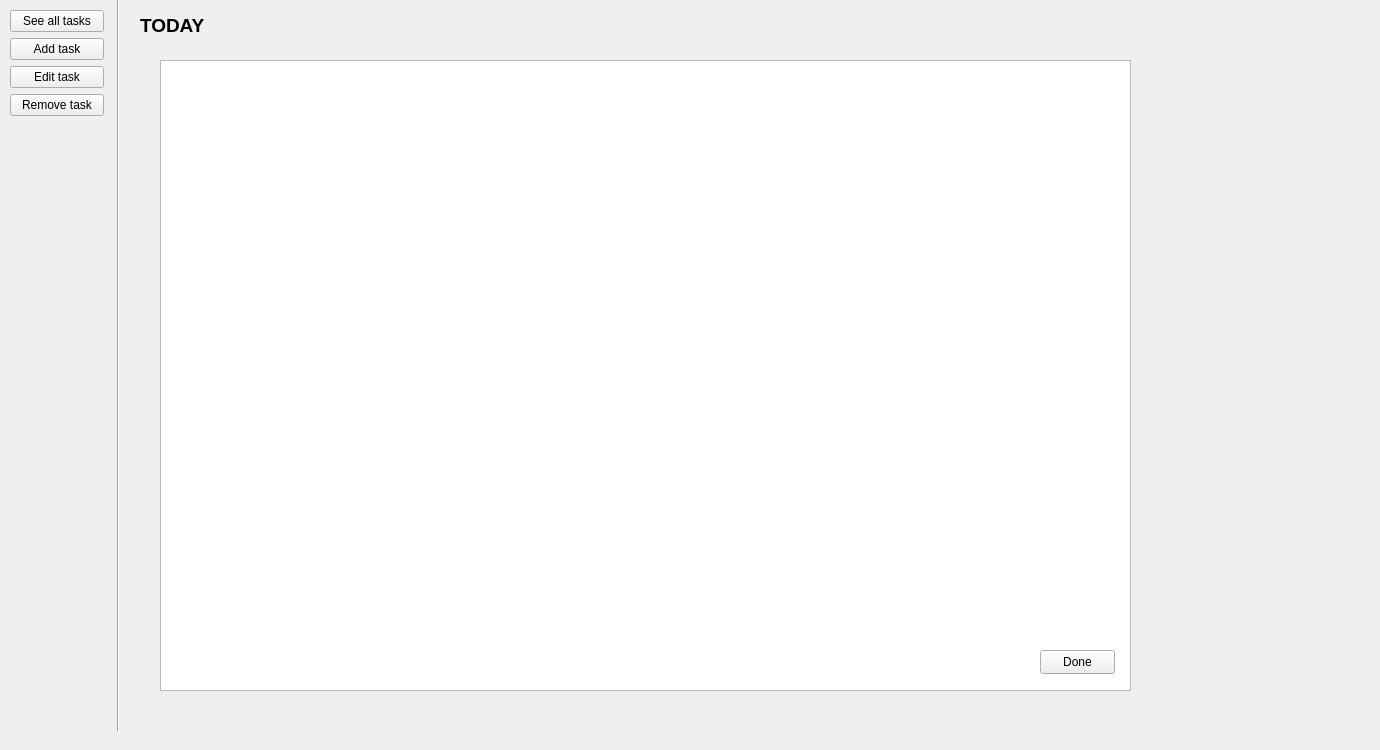
  <widget class="QWidget" name="centralwidget">
   <property name="minimumSize">
    <size>
     <width>870</width>
     <height>455</height>
    </size>
   </property>
   <property name="baseSize">
    <size>
     <width>0</width>
     <height>0</height>
    </size>
   </property>
   <property name="focusPolicy">
    <enum>Qt::NoFocus</enum>
   </property>
   <widget class="QWidget" name="verticalLayoutWidget">
    <property name="geometry">
     <rect>
      <x>0</x>
      <y>10</y>
      <width>104</width>
      <height>591</height>
     </rect>
    </property>
    <layout class="QVBoxLayout" name="verticalLayout">
     <item>
      <layout class="QGridLayout" name="gridLayout">
       <property name="leftMargin">
        <number>10</number>
       </property>
       <property name="bottomMargin">
        <number>400</number>
       </property>
       <item row="2" column="1">
        <widget class="QPushButton" name="edit_button">
         <property name="text">
          <string>Edit task</string>
         </property>
         <property name="icon">
          <iconset>
           <normaloff>../icons/pen-tool.svg</normaloff>../icons/pen-tool.svg</iconset>
         </property>
        </widget>
       </item>
       <item row="0" column="1">
        <widget class="QPushButton" name="see_all_button">
         <property name="text">
          <string>See all tasks</string>
         </property>
         <property name="icon">
          <iconset>
           <normaloff>../icons/eye.svg</normaloff>../icons/eye.svg</iconset>
         </property>
        </widget>
       </item>
       <item row="3" column="1">
        <widget class="QPushButton" name="remove_button">
         <property name="text">
          <string>Remove task</string>
         </property>
         <property name="icon">
          <iconset>
           <normaloff>../icons/minus.svg</normaloff>../icons/minus.svg</iconset>
         </property>
        </widget>
       </item>
       <item row="4" column="1">
        <spacer name="verticalSpacer">
         <property name="orientation">
          <enum>Qt::Vertical</enum>
         </property>
         <property name="sizeHint" stdset="0">
          <size>
           <width>20</width>
           <height>40</height>
          </size>
         </property>
        </spacer>
       </item>
       <item row="1" column="1">
        <widget class="QPushButton" name="add_button">
         <property name="text">
          <string>Add task</string>
         </property>
         <property name="icon">
          <iconset>
           <normaloff>../icons/plus.svg</normaloff>../icons/plus.svg</iconset>
         </property>
        </widget>
       </item>
      </layout>
     </item>
    </layout>
   </widget>
   <widget class="Line" name="line">
    <property name="geometry">
     <rect>
      <x>110</x>
      <y>-10</y>
      <width>16</width>
      <height>741</height>
     </rect>
    </property>
    <property name="orientation">
     <enum>Qt::Vertical</enum>
    </property>
   </widget>
   <widget class="QLabel" name="todayText">
    <property name="geometry">
     <rect>
      <x>140</x>
      <y>10</y>
      <width>631</width>
      <height>31</height>
     </rect>
    </property>
    <property name="font">
     <font>
      <pointsize>14</pointsize>
      <bold>true</bold>
     </font>
    </property>
    <property name="text">
     <string>TODAY</string>
    </property>
   </widget>
   <widget class="QLabel" name="cat">
    <property name="geometry">
     <rect>
      <x>1140</x>
      <y>560</y>
      <width>231</width>
      <height>161</height>
     </rect>
    </property>
    <property name="text">
     <string/>
    </property>
    <property name="pixmap">
     <pixmap>../icons/cat_icon.png</pixmap>
    </property>
   </widget>
   <widget class="QListWidget" name="listWidget">
    <property name="geometry">
     <rect>
      <x>160</x>
      <y>60</y>
      <width>971</width>
      <height>631</height>
     </rect>
    </property>
   </widget>
   <widget class="QPushButton" name="done_button">
    <property name="geometry">
     <rect>
      <x>1040</x>
      <y>650</y>
      <width>75</width>
      <height>24</height>
     </rect>
    </property>
    <property name="text">
     <string>Done</string>
    </property>
   </widget>
   <widget class="QLabel" name="label">
    <property name="geometry">
     <rect>
      <x>210</x>
      <y>10</y>
      <width>111</width>
      <height>31</height>
     </rect>
    </property>
    <property name="text">
     <string/>
    </property>
    <property name="pixmap">
     <pixmap>../icons/sunrise.svg</pixmap>
    </property>
   </widget>
  </widget>
